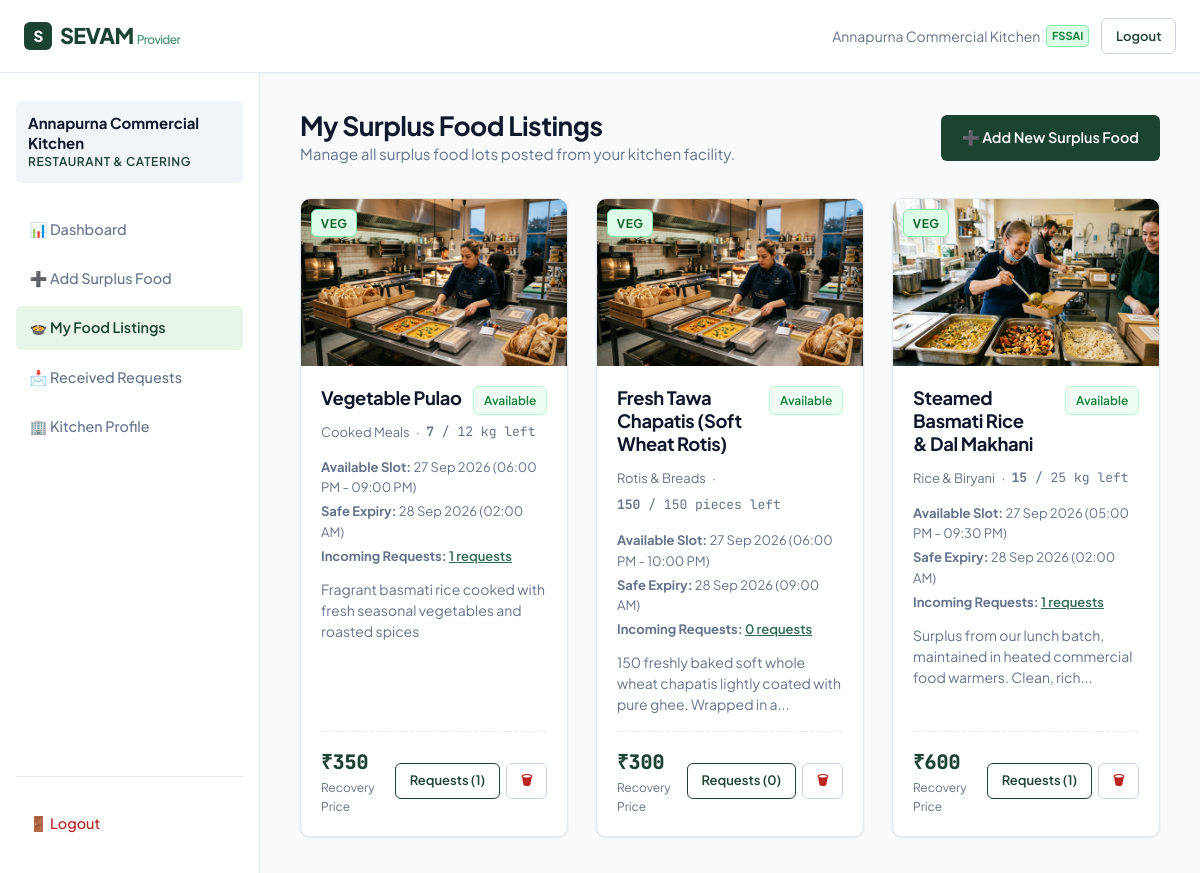
Screenshot of /provider/my-food.php (signed in) with the database file from the repository.
### tables this page shows
CREATE TABLE `food_providers` (
  `id` int(11) NOT NULL AUTO_INCREMENT,
  `user_id` int(11) NOT NULL,
  `business_name` varchar(150) NOT NULL,
  `owner_name` varchar(100) NOT NULL,
  `phone` varchar(20) NOT NULL,
  `address` text NOT NULL,
  `city` varchar(80) NOT NULL,
  `state` varchar(80) NOT NULL,
  `business_type` varchar(80) NOT NULL,
  `fssai_status` enum('Certified','Not Certified') DEFAULT 'Not Certified',
  `fssai_number` varchar(50) DEFAULT NULL,
  `created_at` timestamp NULL DEFAULT current_timestamp(),
  PRIMARY KEY (`id`),
  KEY `fk_provider_user` (`user_id`),
  CONSTRAINT `fk_provider_user` FOREIGN KEY (`user_id`) REFERENCES `users` (`id`) ON DELETE CASCADE
);

CREATE TABLE `food_listings` (
  `id` int(11) NOT NULL AUTO_INCREMENT,
  `provider_id` int(11) NOT NULL,
  `category_id` int(11) NOT NULL,
  `food_name` varchar(150) NOT NULL,
  `food_type` enum('Veg','Non-Veg','Vegan','Jain') DEFAULT 'Veg',
  `quantity` decimal(10,2) NOT NULL,
  `available_quantity` decimal(10,2) NOT NULL,
  `quantity_unit` varchar(30) NOT NULL,
  `price` decimal(10,2) NOT NULL,
  `prep_date` date NOT NULL,
  `available_date` date NOT NULL,
  `available_start_time` time NOT NULL,
  `available_end_time` time NOT NULL,
  `expiry_date` date NOT NULL,
  `expiry_time` time NOT NULL,
  `food_description` text DEFAULT NULL,
  `image_url` varchar(255) DEFAULT NULL,
  `pickup_info` text NOT NULL,
  `status` enum('Available','Pending','Accepted','Completed','Expired','Cancelled','Unavailable') DEFAULT 'Available',
  `created_at` timestamp NULL DEFAULT current_timestamp(),
  PRIMARY KEY (`id`),
  KEY `fk_food_provider` (`provider_id`),
  KEY `fk_food_category` (`category_id`),
  CONSTRAINT `fk_food_category` FOREIGN KEY (`category_id`) REFERENCES `food_categories` (`id`),
  CONSTRAINT `fk_food_provider` FOREIGN KEY (`provider_id`) REFERENCES `food_providers` (`id`) ON DELETE CASCADE
);

CREATE TABLE `food_categories` (
  `id` int(11) NOT NULL AUTO_INCREMENT,
  `name` varchar(100) NOT NULL,
  `description` text DEFAULT NULL,
  `status` enum('active','inactive') DEFAULT 'active',
  `created_at` timestamp NULL DEFAULT current_timestamp(),
  PRIMARY KEY (`id`)
);

### php/db.php (called while the page is built, shortened)
<?php
function truncate_text($string, $width = 90, $trimmarker = '...') {
    $str = (string)($string ?? '');
    if (strlen($str) <= $width) {
        return $str;
    }
    $cutLength = max(0, $width - strlen($trimmarker));
    return substr($str, 0, $cutLength) . $trimmarker;
}
function escape($val) {
    return htmlspecialchars($val ?? '', ENT_QUOTES, 'UTF-8');
}
function get_current_profile($pdo) {
    $role = $_SESSION['role'];
    $userId = $_SESSION['user_id'];
    if ($role === 'provider') {
        $stmt = $pdo->prepare("SELECT p.*, u.email, u.username FROM food_providers p JOIN users u ON p.user_id = u.id WHERE u.id = ?");
        $stmt->execute([$userId]);
        return $stmt->fetch();
    } elseif ($role === 'group') {
        $stmt = $pdo->prepare("SELECT g.*, u.email, u.username FROM social_working_groups g JOIN users u ON g.user_id = u.id WHERE u.id = ?");
        $stmt->execute([$userId]);
        return $stmt->fetch();
    } elseif ($role === 'admin') {
        $stmt = $pdo->prepare("SELECT id, username, email, role FROM users WHERE id = ?");
        $stmt->execute([$userId]);
        return $stmt->fetch();
    }
    return null;
}

### provider/my-food.php (the view, shortened to what this page needs)
<?php
require_once __DIR__ . '/../php/db.php';
require_once __DIR__ . '/header.php';
$providerId = $provider['id'] ?? 0;
$stmt = $pdo->prepare("SELECT f.*, c.name as category_name,
    (SELECT COUNT(*) FROM food_requests WHERE food_id = f.id) as request_count
    FROM food_listings f
    JOIN food_categories c ON f.category_id = c.id
    WHERE f.provider_id = ?
    ORDER BY f.id DESC");
$stmt->execute([$providerId]);
$listings = $stmt->fetchAll();
?>
<div class="dashboard-header">
    <div>
        <h1 class="dashboard-title">My Surplus Food Listings</h1>
        <p style="color: var(--color-text-muted); font-size: 0.95rem;">
            Manage all surplus food lots posted from your kitchen facility.
        </p>
    </div>
    <div>
        <a href="/provider/add-food.php" class="btn btn-primary">
            ➕ Add New Surplus Food
        </a>
    </div>
</div>
<?php if (!empty($listings)): ?>
    <div class="cards-grid-3">
        <?php foreach ($listings as $item): ?>
            <div class="food-card">
                <div class="food-card-img-wrap">
                    <img src="/<?= escape($item['image_url'] ?: 'images/hero_food_share.jpg') ?>" alt="<?= escape($item['food_name']) ?>" class="food-card-img">
                    <span class="food-type-tag type-<?= strtolower(str_replace('-', '', $item['food_type'])) ?>">
                        <?= escape($item['food_type']) ?>
                    </span>
                </div>
                <div class="food-card-body">
                    <div style="display:flex; justify-content:space-between; align-items:flex-start; margin-bottom:0.35rem;">
                        <h3 class="food-card-title"><?= escape($item['food_name']) ?></h3>
                        <span class="badge badge-<?= strtolower($item['status']) ?>">
                            <?= escape($item['status']) ?>
                        </span>
                    </div>
                    <div class="food-card-meta">
                        <span><?= escape($item['category_name']) ?></span>
                        <span>·</span>
                        <span class="tabular-nums">
                            <strong><?= floatval($item['available_quantity']) ?></strong> / <?= floatval($item['quantity']) ?> <?= escape($item['quantity_unit']) ?> left
                        </span>
                    </div>
                    <div style="font-size:0.8125rem; color:var(--color-text-muted); margin-bottom:0.75rem; display:flex; flex-direction:column; gap:0.2rem;">
                        <div>
                            <strong>Available Slot:</strong> <?= date('d M Y', strtotime($item['available_date'])) ?>
                            (<?= date('h:i A', strtotime($item['available_start_time'])) ?> - <?= date('h:i A', strtotime($item['available_end_time'])) ?>)
                        </div>
                        <div>
                            <strong>Safe Expiry:</strong> <?= date('d M Y', strtotime($item['expiry_date'])) ?>
                            (<?= date('h:i A', strtotime($item['expiry_time'])) ?>)
                        </div>
                        <div>
                            <strong>Incoming Requests:</strong> <a href="/provider/requests.php?food_id=<?= $item['id'] ?>" style="font-weight:600; text-decoration:underline;"><?= $item['request_count'] ?> requests</a>
                        </div>
                    </div>
                    <p class="food-card-desc"><?= escape(truncate_text($item['food_description'] ?? 'No description provided.', 90, '...')) ?></p>
                    <div class="food-card-footer">
                        <div class="food-price-wrap">
                            <span class="food-price-val tabular-nums">₹<?= floatval($item['price']) ?></span>
                            <span class="food-price-label">Recovery Price</span>
                        </div>
                        <div style="display:flex; gap:0.4rem;">
                            <a href="/provider/requests.php?food_id=<?= $item['id'] ?>" class="btn btn-sm btn-outline-primary" title="View requests">
                                Requests (<?= $item['request_count'] ?>)
                            </a>
                            <a href="/provider/my-food.php?action=delete&id=<?= $item['id'] ?>" class="btn btn-sm btn-secondary" onclick="return confirm('Are you sure you want to delete this listing?')" style="color:var(--color-danger);" title="Delete listing">
                                🗑
                            </a>
                        </div>
                    </div>
                </div>
            </div>
        <?php endforeach; ?>
    </div>
<?php endif; ?>
<?php require_once __DIR__ . '/footer.php'; ?>

### provider/header.php (shortened to what this page needs)
<?php
require_once __DIR__ . '/../php/db.php';
require_once __DIR__ . '/../php/auth.php';
$provider = get_current_profile($pdo);
$currentPage = basename($_SERVER['PHP_SELF']);
?>
<!DOCTYPE html>
<html lang="en">
<head>
    <link rel="stylesheet" href="/css/style.css">
</head>
<body>
    <header class="site-header">
        <div class="container header-container">
            <a href="/" class="brand-logo">
                <span class="brand-mark">S</span>
                <span>SEVAM <span style="font-size:0.75rem; font-weight:500; color:var(--color-primary-accent);">Provider</span></span>
            </a>
            <div class="nav-actions">
                <span style="font-size:0.875rem; color:var(--color-text-muted); display:inline-flex; align-items:center; gap:0.35rem;">
                    <span><?= escape($provider['business_name'] ?? $_SESSION['username']) ?></span>
                    <?php if (($provider['fssai_status'] ?? '') === 'Certified'): ?>
                        <span style="background:#dcfce7; color:#15803d; border:1px solid #86efac; border-radius:4px; font-size:11px; padding:1px 5px; font-weight:700;">FSSAI</span>
                    <?php endif; ?>
                </span>
                <a href="/logout.php" class="btn btn-secondary btn-sm">Logout</a>
            </div>
        </div>
    </header>
    <div class="dashboard-layout">
        <aside class="dashboard-sidebar">
            <div class="sidebar-user">
                <div class="sidebar-user-name"><?= escape($provider['business_name'] ?? 'Kitchen Partner') ?></div>
                <div class="sidebar-user-role"><?= escape($provider['business_type'] ?? 'Food Provider') ?></div>
            </div>
            <ul class="sidebar-nav">
                <li>
                    <a href="/provider/dashboard.php" class="sidebar-link <?= ($currentPage === 'dashboard.php') ? 'active' : '' ?>">
                        📊 Dashboard
                    </a>
                </li>
                <li>
                    <a href="/provider/add-food.php" class="sidebar-link <?= ($currentPage === 'add-food.php') ? 'active' : '' ?>">
                        ➕ Add Surplus Food
                    </a>
                </li>
                <li>
                    <a href="/provider/my-food.php" class="sidebar-link <?= ($currentPage === 'my-food.php') ? 'active' : '' ?>">
                        🍲 My Food Listings
                    </a>
                </li>
                <li>
                    <a href="/provider/requests.php" class="sidebar-link <?= ($currentPage === 'requests.php') ? 'active' : '' ?>">
                        📩 Received Requests
                    </a>
                </li>
                <li>
                    <a href="/provider/profile.php" class="sidebar-link <?= ($currentPage === 'profile.php') ? 'active' : '' ?>">
                        🏢 Kitchen Profile
                    </a>
                </li>
                <li style="margin-top: auto; padding-top: 1.5rem; border-top: 1px solid var(--color-border);">
                    <a href="/logout.php" class="sidebar-link" style="color: var(--color-danger);">
                        🚪 Logout
                    </a>
                </li>
            </ul>
        </aside>
        <main class="dashboard-content">

### provider/footer.php (shortened to what this page needs)
        </main>
    </div>
</body>
</html>

### rows the page displays
food_providers: business_name "Annapurna Commercial Kitchen", business_type "RESTAURANT & CATERING"
food_listings: image_url (picture), food_type "VEG", food_name "Vegetable Pulao", status "Available", category.name "Cooked Meals", available_quantity "7", quantity "12", quantity_unit "kg", available_date "27 Sep 2026", available_start_time "06:00 PM", available_end_time "09:00 PM", expiry_date "28 Sep 2026", expiry_time "02:00 AM", request_count "1", food_description "Fragrant basmati rice cooked with fresh seasonal vegetables and roasted spices", price "350"
food_listings: image_url (picture), food_type "VEG", food_name "Fresh Tawa Chapatis (Soft Wheat Rotis)", status "Available", category.name "Rotis & Breads", available_quantity "150", quantity "150", quantity_unit "pieces", available_date "27 Sep 2026", available_start_time "06:00 PM", available_end_time "10:00 PM", expiry_date "28 Sep 2026", expiry_time "09:00 AM", request_count "0", food_description "150 freshly baked soft whole wheat chapatis lightly coated with pure ghee. Wrapped in a...", price "300"
food_listings: image_url (picture), food_type "VEG", food_name "Steamed Basmati Rice & Dal Makhani", status "Available", category.name "Rice & Biryani", available_quantity "15", quantity "25", quantity_unit "kg", available_date "27 Sep 2026", available_start_time "05:00 PM", available_end_time "09:30 PM", expiry_date "28 Sep 2026", expiry_time "02:00 AM", request_count "1", food_description "Surplus from our lunch batch, maintained in heated commercial food warmers. Clean, rich...", price "600"
